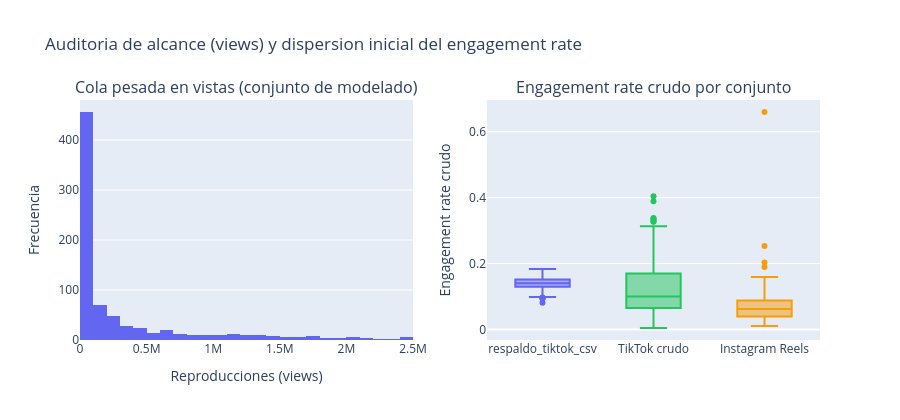

Source (notebook cell):
### Markdown cell above
# Cuaderno 03: Analisis Estadistico de la Variable Objetivo y Seleccion de Caracteristicas

## 1. Planteamiento del Problema: Asimetria en Metricas de Redes Sociales
La variable objetivo del sistema cuantifica la tasa de interaccion relativa por visualizacion:

$$\text{engagement\_rate} = \frac{\text{likes} + \text{comments} + \text{shares}}{\text{views}}$$

En plataformas de video corto, esta proporcion presenta dos riesgos estadisticos criticos:
1. **Inestabilidad por denominador pequeno:** Publicaciones con muy pocas reproducciones (`views < MIN_VIEWS = 100`) generan tasas extremas artificiales por tamano muestral insuficiente.
2. **Asimetria positiva extrema (cola pesada derecha):** Pocos contenidos virales concentran millones de vistas e interacciones mientras la mayoria permanece en rangos bajos, violando supuestos de homocedasticidad.

Para mitigar ambos fenomenos se aplica el filtro determinista `filtrar_vistas_minimas()` y la transformacion logaritmica `ln(1 + x)` (`numpy.log1p`), que preserva la definicion en cero (`ln(1 + 0) = 0`) y comprime la cola superior.

### Code cell
import sys
from pathlib import Path

import numpy as np
import pandas as pd
import plotly.graph_objects as go
from plotly.subplots import make_subplots

raiz = Path.cwd() if (Path.cwd() / 'config').is_dir() else Path.cwd().parent
if str(raiz) not in sys.path:
    sys.path.insert(0, str(raiz))

from config import settings
from src.ingesta.cargador_kaggle import cargar_dataset_tiktok
from src.modelos.evaluador_metricas import cargar_datos_entrenamiento
from src.preprocesamiento import calcular_engagement_rate, filtrar_vistas_minimas

df_modelo_crudo, fuente_activa = cargar_datos_entrenamiento()
df_modelo_filtrado = filtrar_vistas_minimas(df_modelo_crudo, min_views=settings.MIN_VIEWS)
df_modelo = calcular_engagement_rate(df_modelo_filtrado)

df_tiktok_crudo = cargar_dataset_tiktok()
df_tiktok_filtrado = filtrar_vistas_minimas(df_tiktok_crudo, min_views=settings.MIN_VIEWS)
df_tiktok = calcular_engagement_rate(df_tiktok_filtrado)

df_ig_crudo = pd.read_csv(settings.DATOS_CRUDOS_DIR / 'instagram' / 'instagram_reels_clean.csv')
# instagram_reels_clean.csv solo reporta likes y comments
df_ig_crudo['shares'] = 0.0
df_ig_filtrado = filtrar_vistas_minimas(df_ig_crudo, min_views=settings.MIN_VIEWS)
df_ig = calcular_engagement_rate(df_ig_filtrado)

resumen_filtro = pd.DataFrame([
    {
        'conjunto': f'Modelado ({fuente_activa})',
        'n_bruto': len(df_modelo_crudo),
        'n_retenido': len(df_modelo),
        'descartados_pct': 100.0 * (len(df_modelo_crudo) - len(df_modelo)) / len(df_modelo_crudo),
        'views_min': df_modelo_crudo['views'].min(),
        'views_mediana': df_modelo['views'].median(),
        'views_media': df_modelo['views'].mean(),
        'views_max': df_modelo['views'].max(),
    },
    {
        'conjunto': 'TikTok crudo (Kaggle)',
        'n_bruto': len(df_tiktok_crudo),
        'n_retenido': len(df_tiktok),
        'descartados_pct': 100.0 * (len(df_tiktok_crudo) - len(df_tiktok)) / len(df_tiktok_crudo),
        'views_min': df_tiktok_crudo['views'].min(),
        'views_mediana': df_tiktok['views'].median(),
        'views_media': df_tiktok['views'].mean(),
        'views_max': df_tiktok['views'].max(),
    },
    {
        'conjunto': 'Instagram Reels (Kaggle)',
        'n_bruto': len(df_ig_crudo),
        'n_retenido': len(df_ig),
        'descartados_pct': 100.0 * (len(df_ig_crudo) - len(df_ig)) / len(df_ig_crudo),
        'views_min': df_ig_crudo['views'].min(),
        'views_mediana': df_ig['views'].median(),
        'views_media': df_ig['views'].mean(),
        'views_max': df_ig['views'].max(),
    },
])
print(f'Fuente de modelado activa: {fuente_activa} | Umbral MIN_VIEWS: {settings.MIN_VIEWS}')
print(resumen_filtro.to_string(index=False))

fig = make_subplots(
    rows=1,
    cols=2,
    subplot_titles=('Cola pesada en vistas (conjunto de modelado)', 'Engagement rate crudo por conjunto'),
)
fig.add_trace(
    go.Histogram(x=df_modelo['views'], nbinsx=40, name=fuente_activa, marker_color='#6366f1'),
    row=1,
    col=1,
)
fig.add_trace(
    go.Box(y=df_modelo['engagement_rate'], name=fuente_activa, marker_color='#6366f1'),
    row=1,
    col=2,
)
fig.add_trace(
    go.Box(y=df_tiktok['engagement_rate'], name='TikTok crudo', marker_color='#22c55e'),
    row=1,
    col=2,
)
fig.add_trace(
    go.Box(y=df_ig['engagement_rate'], name='Instagram Reels', marker_color='#f59e0b'),
    row=1,
    col=2,
)
fig.update_layout(
    title='Auditoria de alcance (views) y dispersion inicial del engagement rate',
    height=420,
    showlegend=False,
)
fig.update_xaxes(title_text='Reproducciones (views)', row=1, col=1)
fig.update_yaxes(title_text='Frecuencia', row=1, col=1)
fig.update_yaxes(title_text='Engagement rate crudo', row=1, col=2)
fig.show()

### Figure 1 — Plotly figure (JSON) as saved in the notebook; plotly's stock layout.template omitted (floating-point values rounded to 4 significant figures; data arrays with more than 128 entries replaced by an {"elided": "..."} marker saying what was removed)
{"data": [{"marker": {"color": "#6366f1"}, "name": "respaldo_tiktok_csv", "nbinsx": 40, "x": {"elided": "800 float values"}, "type": "histogram", "xaxis": "x", "yaxis": "y"}, {"marker": {"color": "#6366f1"}, "name": "respaldo_tiktok_csv", "y": {"elided": "800 float values"}, "type": "box", "xaxis": "x2", "yaxis": "y2"}, {"marker": {"color": "#22c55e"}, "name": "TikTok crudo", "y": {"elided": "299 float values"}, "type": "box", "xaxis": "x2", "yaxis": "y2"}, {"marker": {"color": "#f59e0b"}, "name": "Instagram Reels", "y": [0.07052, 0.09605, 0.1893, 0.02988, 0.1066, 0.06323, 0.09602, 0.08905, 0.1378, 0.06758, 0.1217, 0.09639, 0.2535, 0.02948, 0.09438, 0.1403, 0.1085, 0.03524, 0.08235, 0.1213, 0.06963, 0.1248, 0.05866, 0.2032, 0.03353, 0.07389, 0.04977, 0.02793, 0.02246, 0.1594, 0.02559, 0.0505, 0.07196, 0.03482, 0.02184, 0.03714, 0.02864, 0.04859, 0.02303, 0.6601, 0.1416, 0.07531, 0.0419, 0.06131, 0.07591, 0.116, 0.02093, 0.06213, 0.08613, 0.06907, 0.05284, 0.01802, 0.07478, 0.04273, 0.08425, 0.06446, 0.061, 0.03919, 0.04368, 0.03474, 0.04814, 0.02292, 0.01058, 0.1161, 0.06945, 0.03888, 0.08171, 0.01401, 0.104, 0.03511, 0.04206, 0.04507, 0.06339, 0.05159, 0.06397, 0.07631, 0.04118, 0.04797, 0.02052, 0.05765, 0.07833, 0.06195, 0.04372, 0.101, 0.07443, 0.03875, 0.05156, 0.04731], "type": "box", "xaxis": "x2", "yaxis": "y2"}], "layout": {"xaxis": {"anchor": "y", "domain": [0.0, 0.45], "title": {"text": "Reproducciones (views)"}}, "yaxis": {"anchor": "x", "domain": [0.0, 1.0], "title": {"text": "Frecuencia"}}, "xaxis2": {"anchor": "y2", "domain": [0.55, 1.0]}, "yaxis2": {"anchor": "x2", "domain": [0.0, 1.0], "title": {"text": "Engagement rate crudo"}}, "annotations": [{"font": {"size": 16}, "showarrow": false, "text": "Cola pesada en vistas (conjunto de modelado)", "x": 0.225, "xanchor": "center", "xref": "paper", "y": 1.0, "yanchor": "bottom", "yref": "paper"}, {"font": {"size": 16}, "showarrow": false, "text": "Engagement rate crudo por conjunto", "x": 0.775, "xanchor": "center", "xref": "paper", "y": 1.0, "yanchor": "bottom", "yref": "paper"}], "title": {"text": "Auditoria de alcance (views) y dispersion inicial del engagement rate"}, "height": 420, "showlegend": false}}
